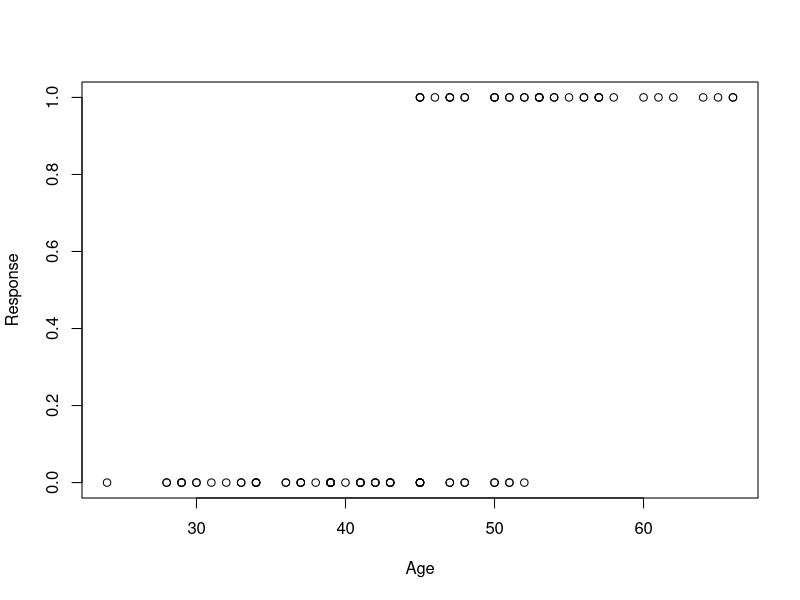
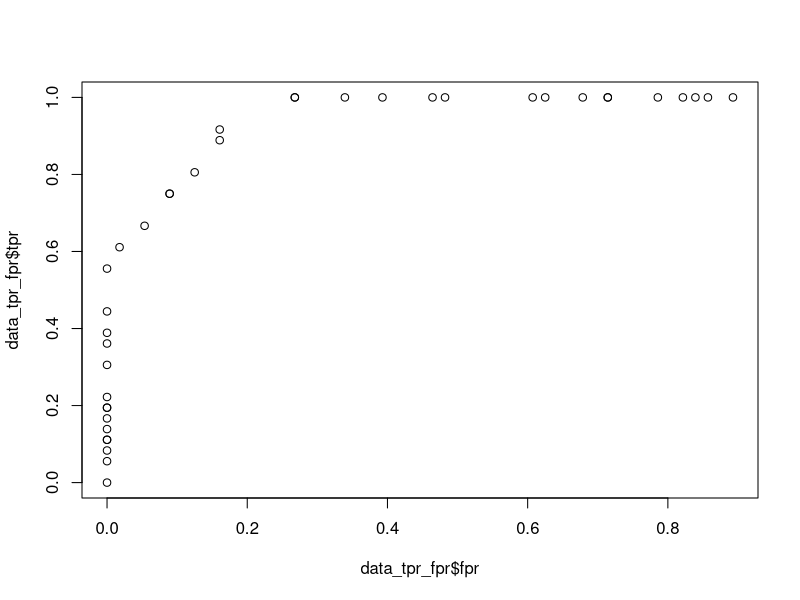
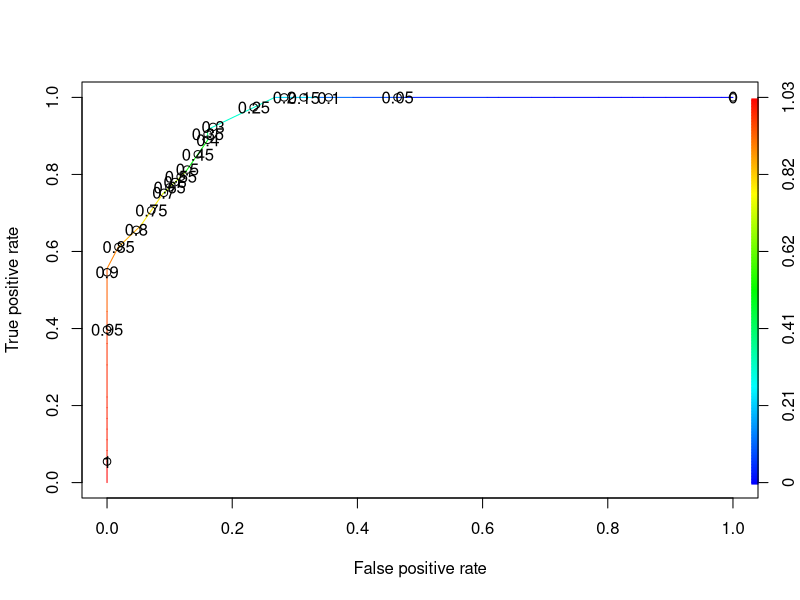

Generate these figures, in order, with R:
## ---- chunk 1

rm(list = ls(all=TRUE))

## ---- chunk 2

data <- read.csv("FlierResponse.csv", header=T)

## ---- chunk 3

str(data)

## ---- chunk 4

summary(data)

## ---- chunk 5

head(data)

tail(data)

## ---- chunk 6
str(data)
plot(data)
## ---- chunk 7


data_tpr_fpr = data.frame("tpr"=0,"fpr"=0)

for(threshod in 30:max(data$Age)){
  pred=ifelse(data$Age < threshod,"0","1")
  conf_matrix <- table(data$Response, pred)
  specificity <- conf_matrix[1, 1]/sum(conf_matrix[1, ])
  fpr = 1-specificity
  tpr = conf_matrix[2, 2]/sum(conf_matrix[2, ])
  data_tpr_fpr = rbind(data_tpr_fpr,c(tpr,fpr))
}
plot(data_tpr_fpr$fpr,data_tpr_fpr$tpr)


## ---- chunk 8

log_reg <- glm(Response~., data = data, family = binomial)


## ---- chunk 9

summary(log_reg)


## ---- chunk 10

# Use the argument 'type = "response"' in the predict function to get a list of predictions between 0 and 1

# By default if no dataset is mentioned, training data is used

prob <- predict(log_reg, type = "response")


## ---- chunk 11

library(ROCR)

# The prediction object takes the probability scores and the original levels for theses data as input

pred <- prediction(prob, data$Response)

# The prediction object contains a list of predictions (probability scores), original class labels, cutoffs, false positives, true positives, true negatives, false negatives, No. of positive predictions and No. of negative predictions corresponding to these cutoffs. Class distribution in the dataset.


## ---- chunk 12

# The performance() function from the ROCR package helps us extract metrics such as True positive rate, False positive rate etc. from the prediction object, we created above.

# Two measures (y-axis = tpr, x-axis = fpr) are extracted

perf <- performance(pred, measure="tpr", x.measure="fpr")


## ---- chunk 13

plot(perf, col=rainbow(10), colorize=T, print.cutoffs.at=seq(0,1,0.05))
